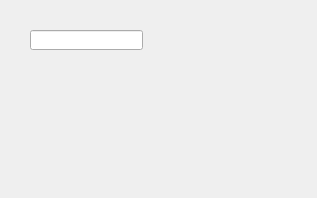
<?xml version="1.0" encoding="UTF-8"?>
<ui version="4.0">
 <class>Widget</class>
 <widget class="QWidget" name="Widget">
  <property name="geometry">
   <rect>
    <x>0</x>
    <y>0</y>
    <width>317</width>
    <height>198</height>
   </rect>
  </property>
  <property name="windowTitle">
   <string>widget</string>
  </property>
  <widget class="QLineEdit" name="lineEdit">
   <property name="geometry">
    <rect>
     <x>30</x>
     <y>30</y>
     <width>113</width>
     <height>20</height>
    </rect>
   </property>
   <property name="readOnly">
    <bool>true</bool>
   </property>
  </widget>
 </widget>
 <resources/>
 <connections/>
</ui>
